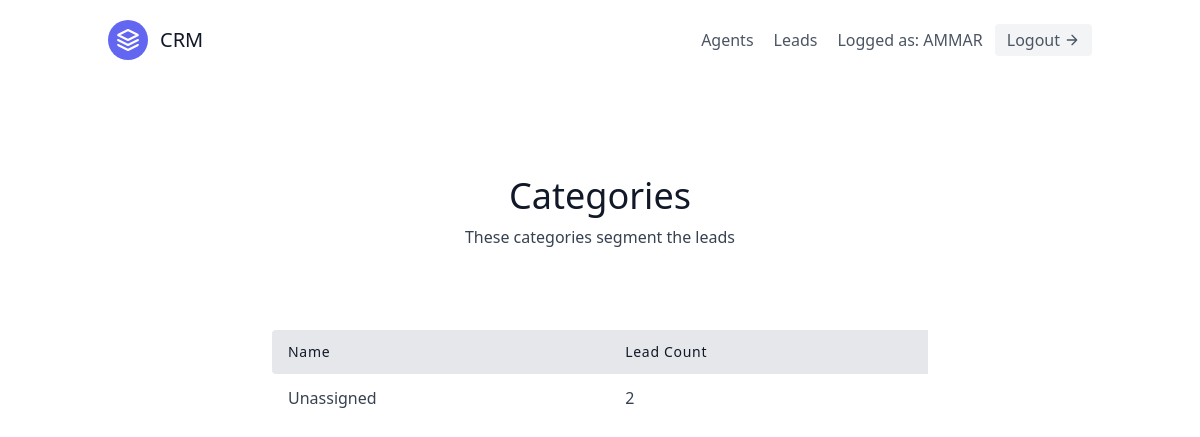
Page /leads/categories/ (signed in) on the earlier database version.
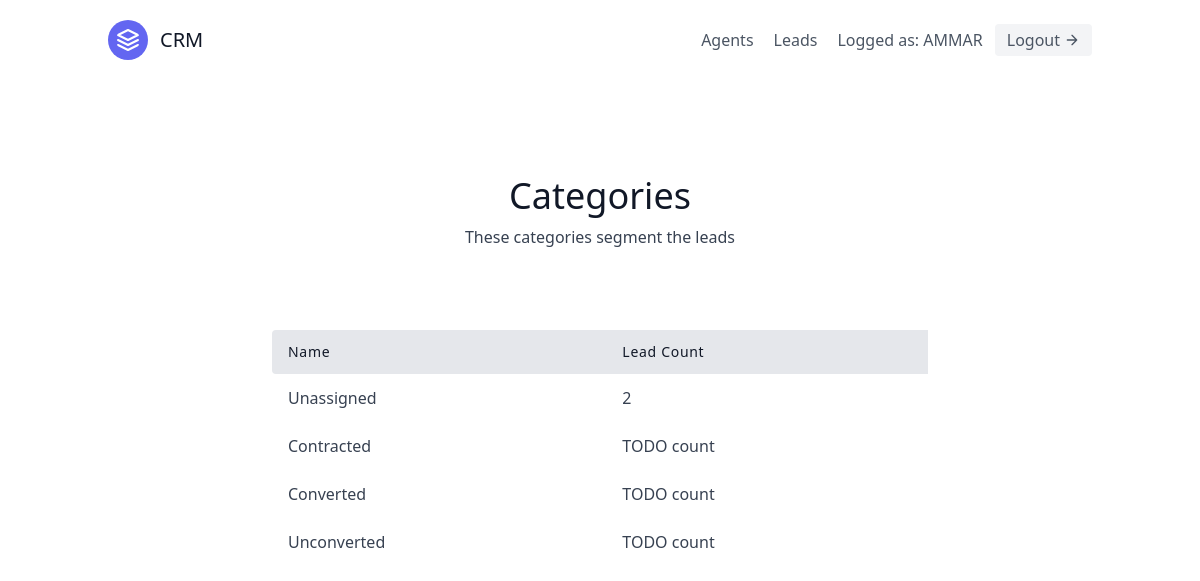
Same page on the later database version.
### leads/models.py (models this page shows, shortened)
class Category(models.Model):
    name = models.CharField(max_length=30)
    organization = models.ForeignKey(UserProfile,on_delete=models.CASCADE)

### leads/views.py (the view)
# urls.py: path('categories/',views.CategoryListView.as_view(),name='category-list')
class CategoryListView(LoginRequiredMixin,generic.ListView):
    template_name = 'leads/category-list.html'
    context_object_name = 'category_list'
    def get_context_data(self, **kwargs):
        context = super(CategoryListView,self).get_context_data(**kwargs)
        user = self.request.user
        if user.is_organisor:
            queryset = LeadModel.objects.filter(organization=user.userprofile)
        else:
            queryset = LeadModel.objects.filter(organization=user.agent.organization)
        context.update({
            'unassigned_lead_count':queryset.filter(category__isnull=True).count()
        })
        return context
    def get_queryset(self):
        user = self.request.user
        if user.is_organisor:
            queryset = Category.objects.filter(organization=user.userprofile)
        else:
            queryset = Category.objects.filter(organization=user.agent.organization)
        return queryset

### leads/templates/leads/category-list.html
{% extends "base.html" %}
{% block content %}
<section class="text-gray-700 body-font">
    <div class="container px-5 py-24 mx-auto">
      <div class="flex flex-col text-center w-full mb-20">
        <h1 class="sm:text-4xl text-3xl font-medium title-font mb-2 text-gray-900">Categories</h1>
        <p class="lg:w-2/3 mx-auto leading-relaxed text-base">
            These categories segment the leads
        </p>
      </div>
      <div class="lg:w-2/3 w-full mx-auto overflow-auto">
        <table class="table-auto w-full text-left whitespace-no-wrap">
          <thead>
            <tr>
              <th class="px-4 py-3 title-font tracking-wider font-medium text-gray-900 text-sm bg-gray-200 rounded-tl rounded-bl">Name</th>
              <th class="px-4 py-3 title-font tracking-wider font-medium text-gray-900 text-sm bg-gray-200">Lead Count</th>
            </tr>
          </thead>
          <tbody>
            <tr>
                <td class="px-4 py-3">Unassigned</td>
                <td class="px-4 py-3">{{ unassigned_lead_count }}</td>
            </tr>
            {% for category in category_list %}
                <tr>
                    <td class="px-4 py-3">
                      <a class="hover:text-blue-500" href="#">{{ category.name }}</a>
                    </td>
                    <td class="px-4 py-3">TODO count</td>
                </tr>
            {% endfor %}
          </tbody>
        </table>
      </div>
    </div>
  </section>
{% endblock content %}

Differences in the rows shown:
added Category: name "Contracted"
added Category: name "Converted"
added Category: name "Unconverted"
